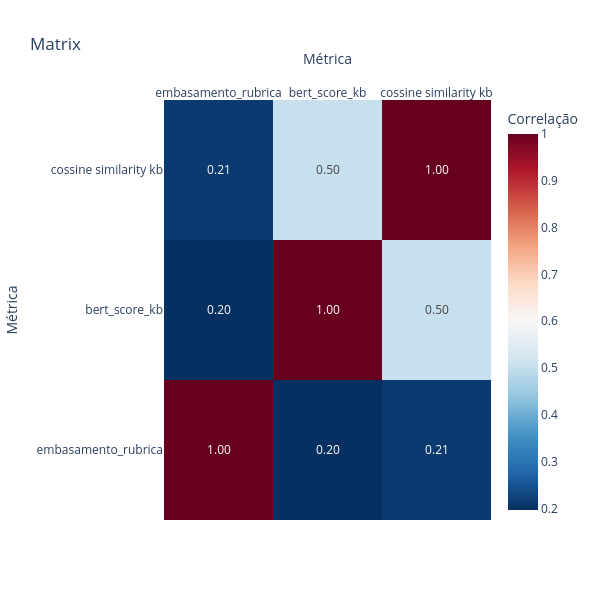

Notebook cell for this chart:
### Markdown cell above
**Matrix de Correlação**

### Code cell
fig = px.imshow(
    cor_metric_kb,
    text_auto=".2f",
    aspect="auto",
    color_continuous_scale="RdBu_r",
    origin="lower",
    labels=dict(x="Métrica", y="Métrica", color="Correlação"),
    title="Matrix"
)
fig.update_layout(
    width=600, height=600,
    xaxis_side="top"
)

fig.show()

### Figure 1 — Plotly figure (JSON) as saved in the notebook; plotly's stock layout.template omitted (floating-point values rounded to 4 significant figures)
{"data": [{"coloraxis": "coloraxis", "hovertemplate": "Métrica: %{x}<br>Métrica: %{y}<br>Correlação: %{z}<extra></extra>", "name": "0", "texttemplate": "%{z:.2f}", "type": "heatmap", "x": ["embasamento_rubrica", "bert_score_kb", "cossine similarity kb"], "xaxis": "x", "y": ["embasamento_rubrica", "bert_score_kb", "cossine similarity kb"], "yaxis": "y", "z": [[1.0, 0.1969, 0.212], [0.1969, 1.0, 0.5046], [0.212, 0.5046, 1.0]]}], "layout": {"coloraxis": {"colorbar": {"title": {"text": "Correlação"}}, "colorscale": [[0, "rgb(5,48,97)"], [0.1, "rgb(33,102,172)"], [0.2, "rgb(67,147,195)"], [0.3, "rgb(146,197,222)"], [0.4, "rgb(209,229,240)"], [0.5, "rgb(247,247,247)"], [0.6, "rgb(253,219,199)"], [0.7, "rgb(244,165,130)"], [0.8, "rgb(214,96,77)"], [0.9, "rgb(178,24,43)"], [1, "rgb(103,0,31)"]]}, "height": 600, "title": {"text": "Matrix"}, "width": 600, "xaxis": {"anchor": "y", "domain": [0, 1], "side": "top", "title": {"text": "Métrica"}}, "yaxis": {"anchor": "x", "autorange": true, "domain": [0, 1], "title": {"text": "Métrica"}}}}
